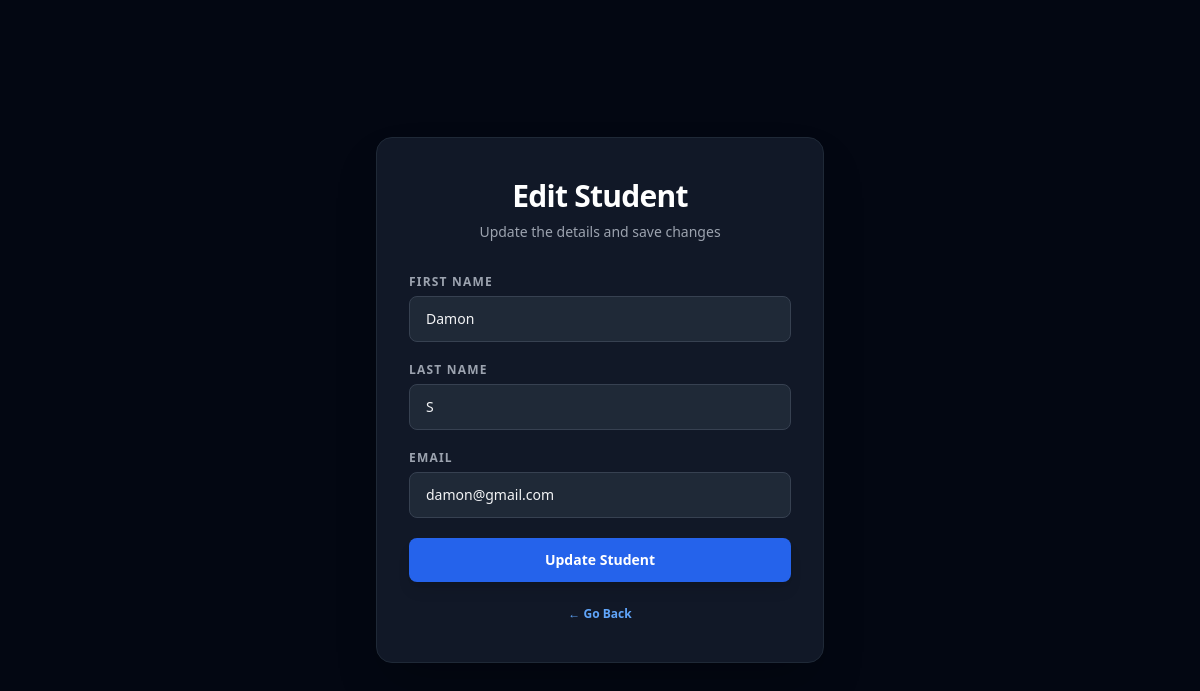
Screenshot of /edit/1 (signed in) with the database file from the repository.
### tables this page shows
CREATE TABLE students(
    id INTEGER PRIMARY KEY AUTOINCREMENT,
    first_name TEXT,
    last_name TEXT,
    email TEXT,
    phone_number TEXT,
    created_at TIMESTAMP DEFAULT CURRENT_TIMESTAMP,
    updated_at TIMESTAMP DEFAULT CURRENT_TIMESTAMP,
    deleted_at TIMESTAMP DEFAULT NULL
    );

### sms/app.py (the view, shortened to what this page needs)
@app.route("/edit/<int:id>", methods=["GET","POST"])
def edit(id):
    if "user" not in session:
        return "Access Restricted. Please login first.", 401
    conn = get_db_connection()
    cursor = conn.cursor()
    cursor.execute("SELECT * FROM students WHERE id=? AND deleted_at IS NULL",(id,))
    student = cursor.fetchone()
    if student is None:
        conn.close()
        return "Student Not Found"
    if (session["role"] != "admin" and student["email"] != session["email"]):
        conn.close()
        return "Access Restricted"
    conn.close()
    return render_template(
        "edit.html",
        student=student
    )

### sms/app.py (called while the page is built)
def get_db_connection():
    conn = sqlite3.connect("students.db")
    conn.row_factory = sqlite3.Row
    return conn

### sms/templates/edit.html (shortened to what this page needs)
<!DOCTYPE html>
<html lang="en">
<head>
  <script src="https://cdn.tailwindcss.com"></script>
</head>
<body class="min-h-screen bg-gray-950 flex items-center justify-center px-4 py-12">
  <div class="w-full max-w-md bg-gray-900 border border-gray-800 rounded-2xl px-8 py-10 shadow-2xl">
    <div class="mb-8 text-center">
      <h1 class="text-3xl font-bold text-white tracking-tight">Edit Student</h1>
      <p class="mt-2 text-sm text-gray-400">Update the details and save changes</p>
    </div>
    <form method="POST" class="space-y-5">
      <div class="flex flex-col gap-1.5">
        <label class="text-xs font-semibold uppercase tracking-widest text-gray-400">First Name</label>
        <input
          type="text"
          name="first_name"
          value="{{ student['first_name'] }}"
          required
          class="w-full rounded-lg border border-gray-700 bg-gray-800 px-4 py-3 text-sm text-gray-100 placeholder-gray-600
                 transition duration-200 focus:outline-none focus:border-blue-500 focus:ring-1 focus:ring-blue-500"
        />
      </div>
      <div class="flex flex-col gap-1.5">
        <label class="text-xs font-semibold uppercase tracking-widest text-gray-400">Last Name</label>
        <input
          type="text"
          name="last_name"
          value="{{ student['last_name'] }}"
          required
          class="w-full rounded-lg border border-gray-700 bg-gray-800 px-4 py-3 text-sm text-gray-100 placeholder-gray-600
                 transition duration-200 focus:outline-none focus:border-blue-500 focus:ring-1 focus:ring-blue-500"
        />
      </div>
      <div class="flex flex-col gap-1.5">
        <label class="text-xs font-semibold uppercase tracking-widest text-gray-400">Email</label>
        <input
          type="email"
          name="email"
          value="{{ student['email'] }}"
          required
          class="w-full rounded-lg border border-gray-700 bg-gray-800 px-4 py-3 text-sm text-gray-100 placeholder-gray-600
                 transition duration-200 focus:outline-none focus:border-blue-500 focus:ring-1 focus:ring-blue-500"
        />
      </div>
      <button
        type="submit"
        class="mt-2 w-full rounded-lg bg-blue-600 px-6 py-3 text-sm font-semibold text-white
               transition duration-200 hover:bg-blue-500 active:scale-[0.98] shadow-lg"
      >
        Update Student
      </button>
    </form>
    <p class="mt-6 text-center text-xs text-gray-500">
      <a href="/home" class="font-semibold text-blue-400 hover:text-blue-300 transition-colors duration-150">
        ← Go Back
      </a>
    </p>
  </div>
</body>
</html>

### rows the page displays
students: first_name "Damon", last_name "S", email "damon@gmail.com"
